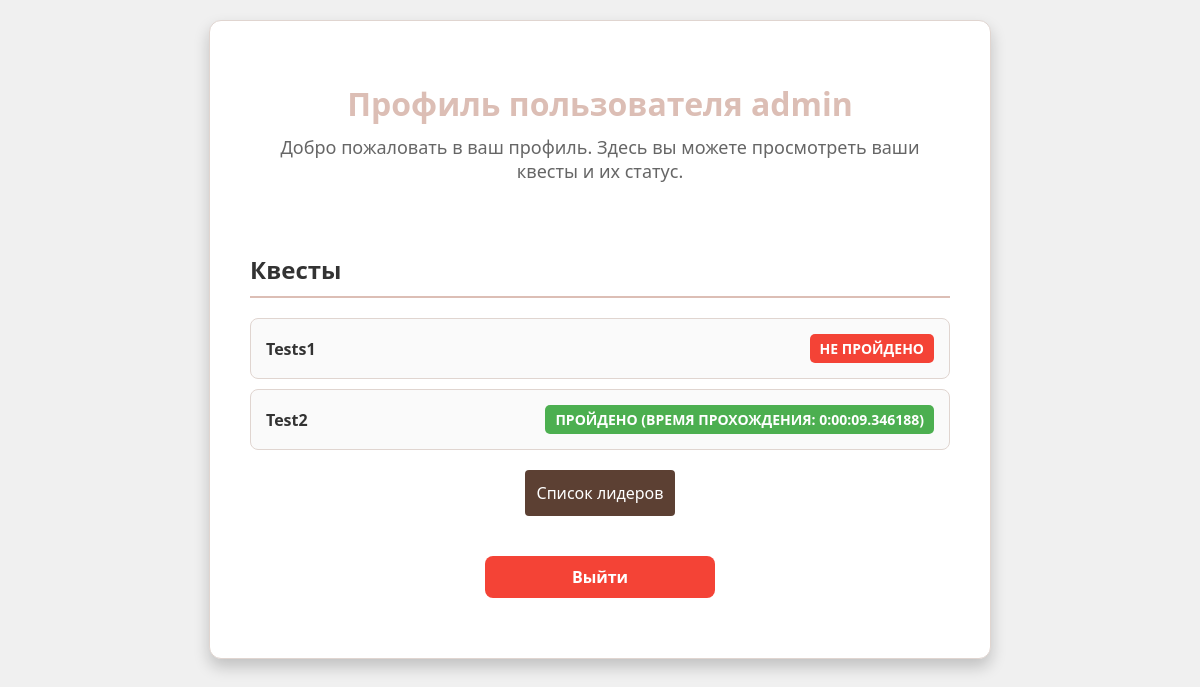
The app's page /accounts/profile/ (signed in), older data.
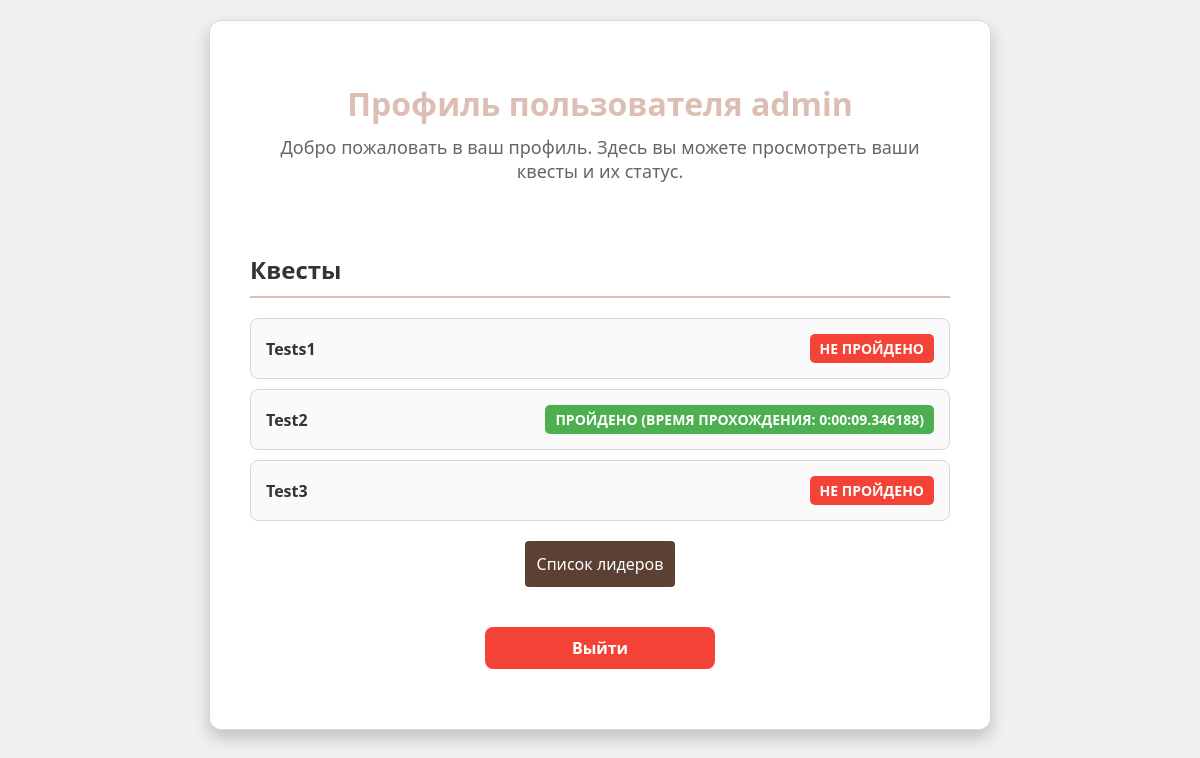
The same page, newer data.
### accounts/models.py (models this page shows, shortened)
class Quest(models.Model):
    title = models.CharField(max_length=200)

### accounts/views.py (the view)
# urls.py: path('profile/', profile, name='profile'),  # Профиль пользователя
@login_required
def profile(request):
    user = request.user
    quests = Quest.objects.all()
    quest_status = []
    for quest in quests:
        quest_progress = QuestProgress.objects.filter(user=user, quest=quest).first()
        if quest_progress:
            if quest_progress.is_completed:
                status = "Пройдено"
                duration = quest_progress.get_duration()
                if duration:
                    status += f" (Время прохождения: {duration})"
            else:
                status = "Не пройдено"
        else:
            status = "Нет данных"
        quest_status.append((quest, status))
    return render(request, 'accounts/profile.html', {
        'user': user,
        'quest_status': quest_status,
    })

### accounts/models.py (called while the page is built)
    def get_duration(self):
        if self.started_at and self.completed_at:
            return self.completed_at - self.started_at
        return None

### accounts/templates/accounts/profile.html (shortened to what this page needs)
<!DOCTYPE html>
<html lang="ru">
<head>
</head>
<body>
    <div class="profile-container">
        <div class="profile-header">
            <h1>Профиль пользователя {{ user.username }}</h1>
            <p>Добро пожаловать в ваш профиль. Здесь вы можете просмотреть ваши квесты и их статус.</p>
        </div>
        <div class="quest-section">
            <h2>Квесты</h2>
            <ul class="quest-list">
                {% for quest, status in quest_status %}
                    <li>
                        <a href="{% url 'start_quest' quest.id %}">{{ quest.title }}</a>
                        <span class="status
                            {% if 'Пройдено' in status %}completed
                            {% elif 'Не пройдено' in status %}not-completed
                            {% else %}in-progress
                            {% endif %}">{{ status }}</span>
                    </li>
                {% endfor %}
            </ul>
        </div>
        <a href="{% url 'top_user' %}" class="btn-top-user">Список лидеров</a>
        <a href="{% url 'logout' %}" class="logout-button">Выйти</a>
    </div>
</body>
</html>

Row changes from the older to the newer data that the page shows:
added Quest: title "Test3", status "НЕ ПРОЙДЕНО"
